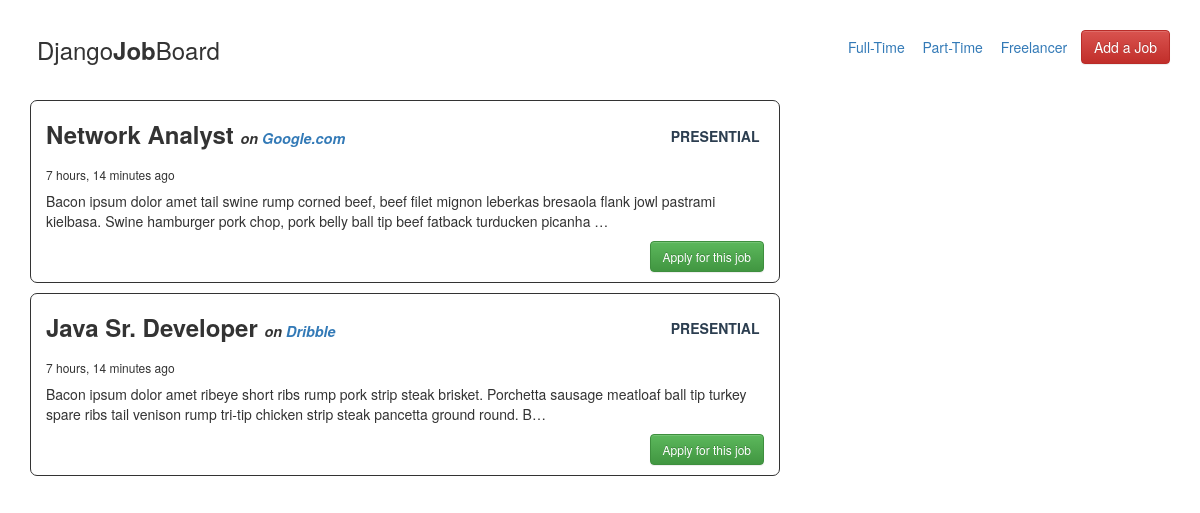
The app's page /, older data.
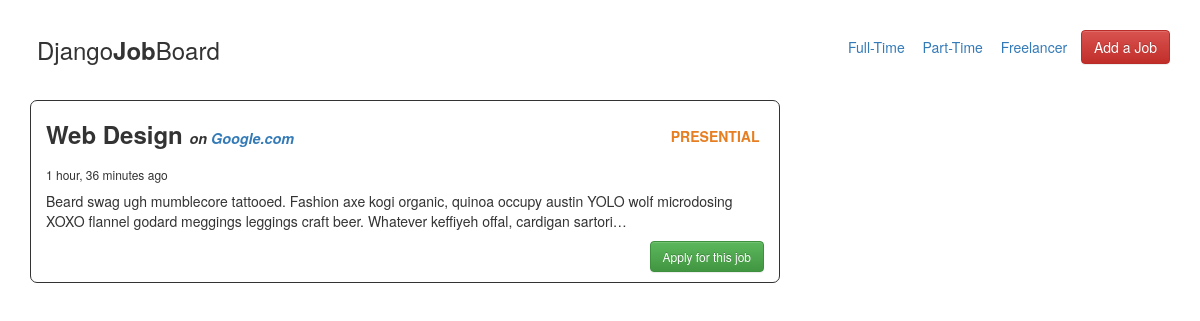
The same page, newer data.
### job_board/models.py (models this page shows, shortened)
class Job(models.Model):
    title = models.CharField(max_length=140)
    description = models.TextField()
    category = models.ForeignKey('Category')
    job_type = models.ForeignKey('JobType')
    url = models.URLField()
    company = models.CharField(max_length=140)
    salary = models.DecimalField(default=0, max_digits=19, decimal_places=2)
    slug = models.SlugField(unique=True, editable=False)
    timestamp = models.DateTimeField(auto_now=True, auto_now_add=False)
    class Meta:
        ordering = ['-timestamp']

class JobType(models.Model):
    name = models.CharField(max_length=100)
    timestamp = models.DateTimeField(auto_now=True, auto_now_add=False)
    def __str__(self):
        return self.name

### job_board/views.py (the view)
# urls.py: url(r'^$', views.job_list, name='index'),
def job_list(request):
    jobs = Job.objects.all()
    return render(request, 'jobs/job_list.html', {'jobs': jobs})

### job_board/templates/jobs/job_list.html
{% extends 'jobs/base.html' %}
{% block content %}
{% for job in jobs %}
<div id="job" class="job">
    <div class="job-title">
        <h5 class="{{ job.job_type }} job-type">{{ job.job_type }}</h5>
        <h3 class='job-title'>{{ job.title|title }} <span class="job-co"> on <a class="job-url" target="_blank" href="{{ job.url }}">{{ job.company }}</a></span></h3>
    </div>
    <div class="clearfix">
        <p><h6 class="timestamp">{{ job.timestamp|timesince }} ago</h6></p>
        <p class="job-description"> {{ job.description|linebreaks|truncatechars:200 }}</p>
        <a class="btn btn-success read-more" href="{% url 'job_detail' slug=job.slug %}">Apply for this job</a>
    </div>
</div>
{% endfor %}
{% endblock content %}

### job_board/templates/jobs/base.html (shortened to what this page needs)
<!DOCTYPE html>
{% load staticfiles %}
<html lang="en">
<head>
    <link rel="stylesheet" href="//maxcdn.bootstrapcdn.com/bootstrap/3.2.0/css/bootstrap.min.css">
    <link rel="stylesheet" href="//maxcdn.bootstrapcdn.com/bootstrap/3.2.0/css/bootstrap-theme.min.css">
    <link rel="stylesheet" href="{% static 'css/main.css' %}">
</head>
<body>
<div class="container">
    <div class="row">
        <div class="header col-md-12">
            <header>
                <h3 class="logo pull-left">Django<span>Job</span>Board</h3>
                <a href="#" class="btn btn-danger pull-right">Add a Job</a>
                <ul class="main-menu pull-right">
                    <li><a href="#">Full-Time</a></li>
                    <li><a href="#">Part-Time</a></li>
                    <li><a href="#">Freelancer</a></li>
                </ul>
            </header>
        </div>
    </div>
    <div class="row">
        <div class="main col-md-8">
            {% block content %}
            {% endblock content %}
        </div>
        <div class="sidebar col-md-4">
        </div>
    </div>
</div>
</body>
</html>

### job_board/static/css/main.css (style rules this page uses)
* { margin: 0; padding: 0; }
.header { margin: 3rem 0; }
.logo { margin: 0.7rem; }
.logo span { font-weight: bolder; }
.job { border: 1px solid; margin-bottom: 1rem; padding-left: 1.5rem; padding-right: 0.5rem; border-radius: 7px; }
.job-title { font-weight: bold; }
.main-menu { list-style: none; }
.main-menu li { display: inline-block; padding-top: 0.7rem; }
.main-menu li a { padding-right: 1.4rem; }
.job-co { font-size: 0.6em; font-weight: bold; font-style: italic; }
.read-more { font-size: 1.2rem; margin: 0 1rem 1rem 0; float: right; }
.job-type { float: right; text-transform: uppercase; font-weight: bolder; color: #2c3e50; margin: 1% 2% 0 0; }
.presential { color: #e67e22; }

Row changes from the older to the newer data that the page shows:
removed Job: job_type "PRESENTIAL", title "Network Analyst", company "Google.com", timestamp "7 hours, 14 minutes", description "Bacon ipsum dolor amet tail swine rump corned beef, beef filet mignon leberkas bresaola flank jowl pastrami kielbasa. Swine hamburger pork chop, pork belly ball tip beef fatback turducken picanha …"
removed Job: job_type "PRESENTIAL", title "Java Sr. Developer", company "Dribble", timestamp "7 hours, 14 minutes", description "Bacon ipsum dolor amet ribeye short ribs rump pork strip steak brisket. Porchetta sausage meatloaf ball tip turkey spare ribs tail venison rump tri-tip chicken strip steak pancetta ground round. B…"
added Job: job_type "PRESENTIAL", title "Web Design", company "Google.com", timestamp "1 hour, 36 minutes", description "Beard swag ugh mumblecore tattooed. Fashion axe kogi organic, quinoa occupy austin YOLO wolf microdosing XOXO flannel godard meggings leggings craft beer. Whatever keffiyeh offal, cardigan sartori…"
